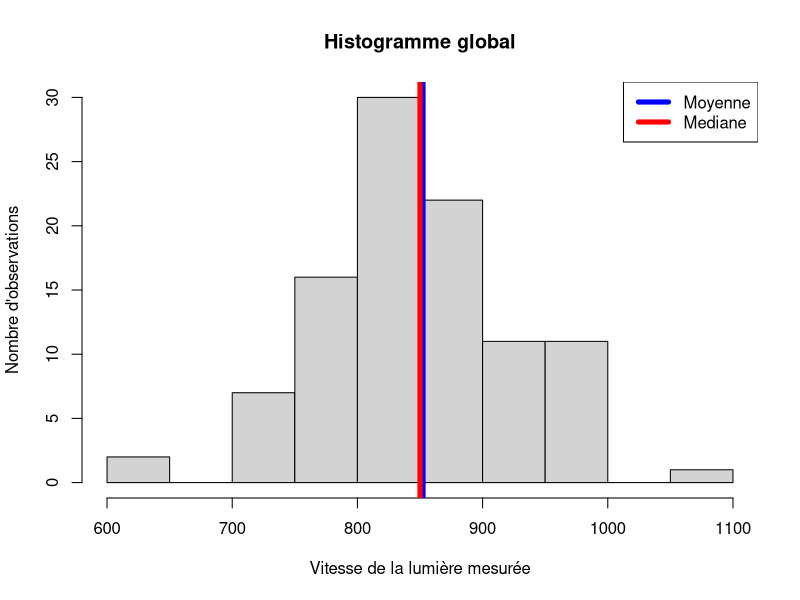
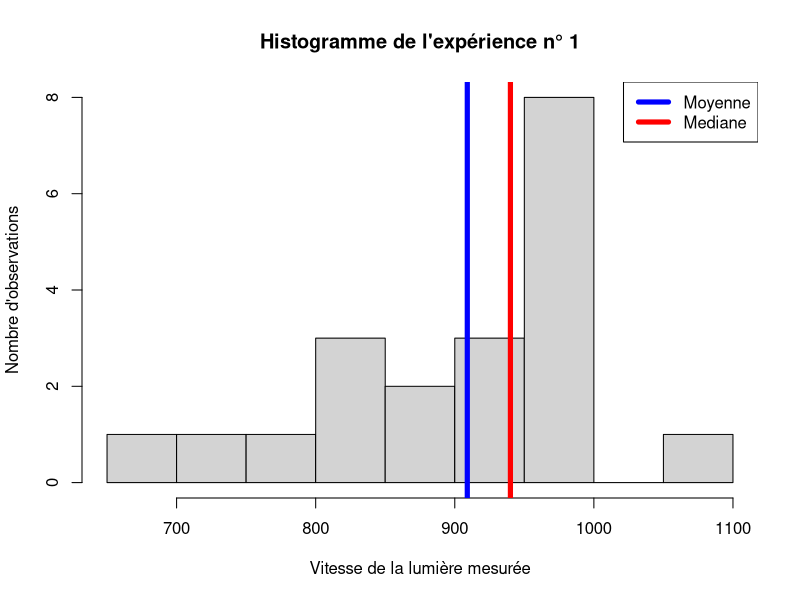
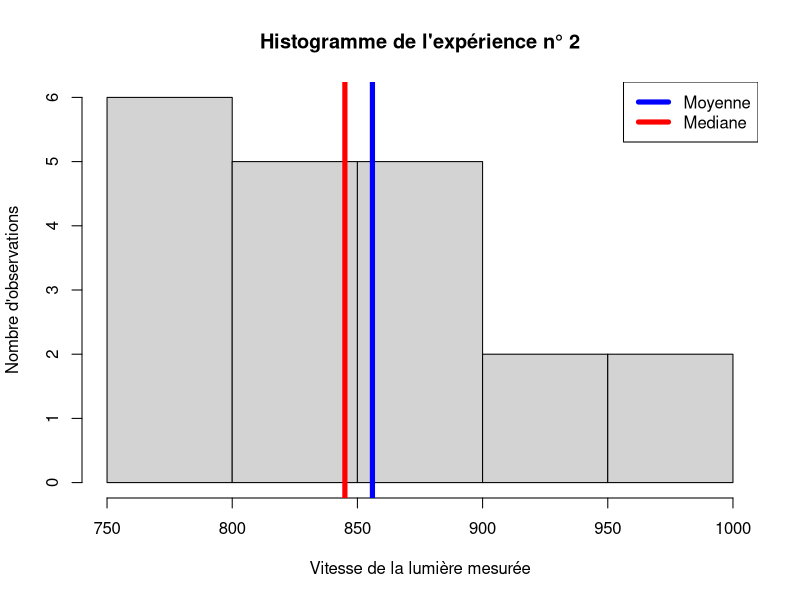
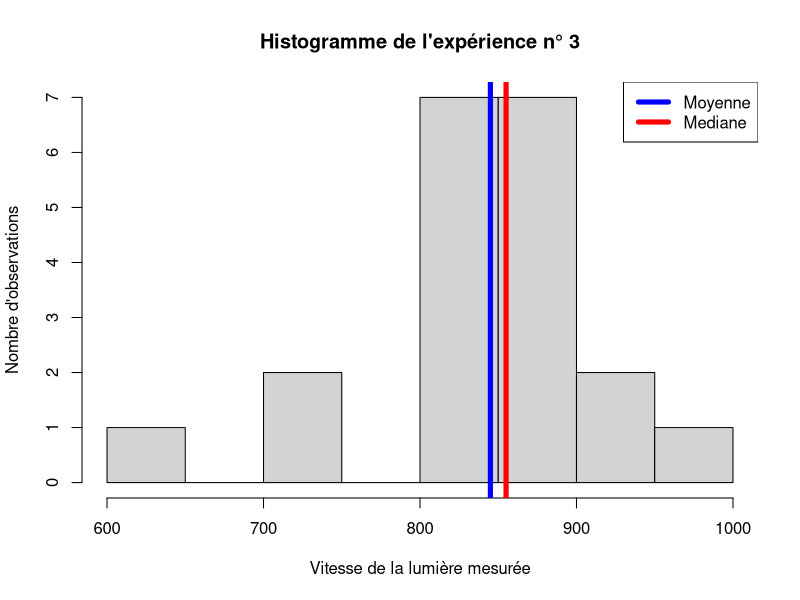
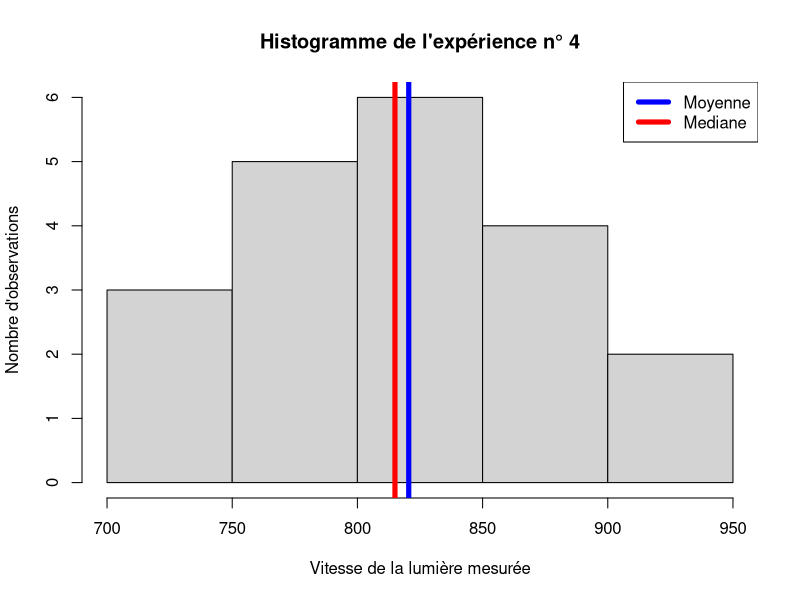
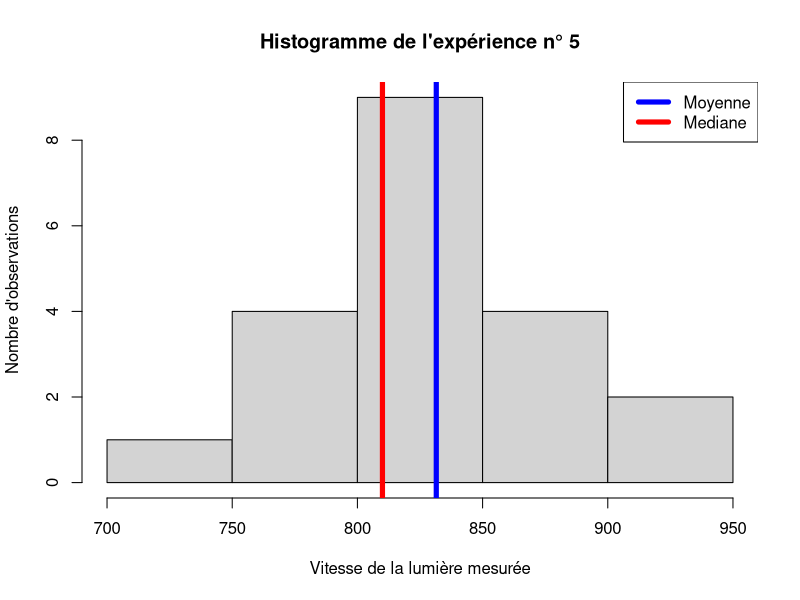
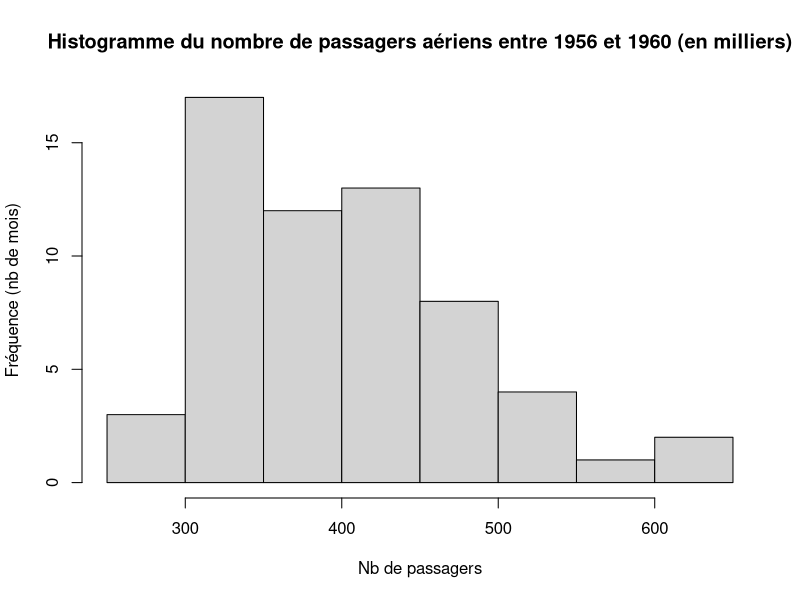
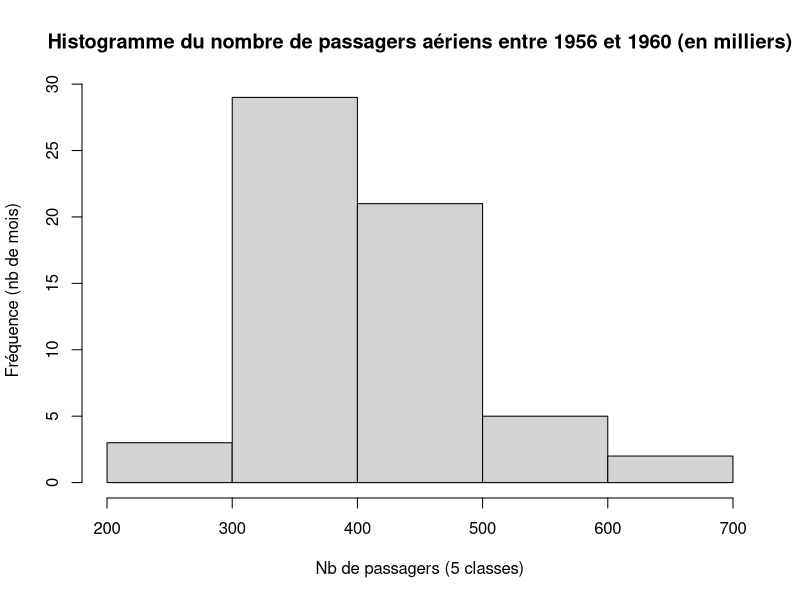

R code for these plots, in order:
# TP 1 - Partie 3

# Echantillon et histogramme

# Question 1

morley

# Préparer des vecteurs pour stocker les résultats
X = c() 
M = c()
S = c()
for (i in 1:5) {
  x_i = mean(morley[morley$Expt == i, "Speed"]) # moyenne de chaque série
  X = append(X, x_i) # accole au vecteur X des moyennes la moyenne suivante
  
  m_i = median(morley[morley$Expt == i, "Speed"]) # médiane de chaque série
  M = append(M, m_i)
  
  s_i = sd(morley[morley$Expt == i, "Speed"]) # écart-type de chaque série
  S = append(S, s_i)
}

# Afficher les résultats séparemment
print(X) # vecteur des moyennes de chaque série
print(M) # vecteur des médianes de chaque série
print(S) # vecteur des écarts-types de chaque série

# Afficher les résultats dans une matrice / un tableau par série
v = matrix(c(X,M,S), 5, 3) # matrice composée des 3 données pour chaque série

rownames(v) = c("Série 1", "Série 2", "Série 3", "Série 4", "Série 5")
colnames(v) = c("Moyenne", "Médiane", "Ecart-type")
print(v) # dans une matrice 

V = data.frame(v, row.names = c("Série 1", "Série 2", "Série 3", "Série 4", "Série 5"))
names(V)=c("Moyenne", "Médiane", "Ecart-type")
print(V) # dans un tableau

# Calculer les stats globales
moyG = mean(morley$Speed)
medG = median(morley$Speed)
sG = sd(morley$Speed)
# Les afficher
  # paste permet de mélanger les chaînes de caractères sachant qu'il a transformé les chiffres en caractères
print(paste("Moyenne globale : ", moyG, "\\ Mediane globale : ", medG, "\\ Ecart type : ", sG))
# Autrement
Globale=c(moyG,medG,sG)
G = data.frame(Globale, row.names = c("Moyenne", "Médiane", "Ecart-type"))
print(G)

# Permet d'obtenir toutes les stats basiques 
summary(morley$Speed)

#Histogramme global 
hist(morley$Speed, main="Histogramme global", xlab="Vitesse de la lumière mesurée", ylab="Nombre d'observations")
abline(v = c(moyG, medG), col=c("blue", "red"), lwd=5) # lwd=line width, la largeur de la ligne
legend("topright", legend=c("Moyenne", "Mediane"), col=c("blue", "red"), lty=1, lwd=5) # lty=line style, le type de ligne

# Faire les 5 histogrammes
for (i in 1:5) {
  data = morley[morley$Expt==i,"Speed"]
  title = paste("Histogramme de l'expérience n°",i)
  hist(data, main=title, xlab="Vitesse de la lumière mesurée", ylab="Nombre d'observations")
  abline(v = c(X[i], M[i]), col=c("blue", "red"), lwd=5)
  legend("topright", legend=c("Moyenne", "Mediane"), col=c("blue", "red"), lty=1, lwd=5)
}


# Question 2

AirPassengers

P = matrix(AirPassengers, 12, 12, TRUE) # byrow = TRUE, pour avoir la transposée et forcer le classement par ligne
  P # chaque ligne représente une année et les mois sont rangès par colonne

data = P[8:12,] # extraction des 60 données de 1956 à 1960
  rownames(data) = c("1956", "1957", "1958", "1959", "1960")
  colnames(data) = c("Janvier", "Février", "Mars", "Avril", "Mai", "Juin", "Juillet", "Août", "Septembre", "Octobre", "Novembre", "Décembre")
  print(data)

  #Pour le mode, il n'existe pas d'opérateur déjà créé, on peut donc créer la fonction nommée "mode"
  
mode <- function(vecteur) {
  uniqv <- unique(vecteur) # on extrait les valeurs prises dans le vecteur
  position = match(vecteur, uniqv) # on associe à chaque élément de vecteur sa position dans uniqv
  compte = tabulate(position) # on compte les fréquences de chaque position
  plusfrequent = which.max(compte) # on extrait la position qui apparait le plus : la position dans compte est la même que dans unique
  uniqv[plusfrequent] # on récupère le nombre qui est à cette position dans uniqv
}
  
print(paste("Moyenne de l'échantillon : ", mean(data)))
print(paste("Médiane de l'échantillon : ", median(data)))
print(paste("Mode de l'échantillon : ", mode(data)))
print(paste("Ecart-type de l'échantillon : ", sd(data)))

# Afficher plusieurs versions de l'histogramme
hist(data, main="Histogramme du nombre de passagers aériens entre 1956 et 1960 (en milliers)", xlab="Nb de passagers", ylab="Fréquence (nb de mois)")
  # K=1+ln(60)/ln(2)=6,9 -> donne 8 classes
hist(data, main="Histogramme du nombre de passagers aériens entre 1956 et 1960 (en milliers)", xlab="Nb de passagers (5 classes)", ylab="Fréquence (nb de mois)", breaks=5) # 5 classes
hist(data, main="Histogramme du nombre de passagers aériens entre 1956 et 1960 (en milliers)", xlab="Nb de passagers (19 classes)", ylab="Fréquence (nb de mois)", breaks=20) # 19 classes


# Question 3
N = 100
# On génère une série de N nombres régulièrement espacés entre 0 et 2*pi, 0 et 2*pi inclus, dans un vecteur
t = seq(0, 2*pi, length.out=N)
# On prend le sinus de chacun de ces nombres
x = sin(t) # c'est un vecteur
# On fait le graphique
plot(t,x, main="Fonction sinus sur l'intervalle [0;2pi] pour N points équirépartis", xlab="t", ylab="sin(t)")
# On fait l'histogramme
hist(x, breaks=20, main="Histogramme de la valeur du sinus sur l'intervalle [0;2pi]", xlab="Valeur du sinus", ylab="Fréquence, nombre d'observations")



# Des données aux graphiques

# Bornes du graphique 
xmin = -5
xmax = 5

  # Question 1

# Première fonction normale centrée réduite
f = function(x) {
  exp(-(x**2)/2)/(sqrt(2*pi))
}
# Tracer la première fonction
curve(f, xmin, xmax, main="Fonction de densité de la loi normale centrée réduite")

  # Question 2

# Deuxième fonction avec la moyenne et l'écart type
f2 = function(x, mu, sigma) {
  exp(-((x-mu)**2)/(2*sigma**2))/(sigma*sqrt(2*pi))
}
# Quelques essais : 
curve(f2(x, 2, 1), xmin, xmax, main="Fonction de densité de la loi normale de moyenne mu=2 et d'écart-type sigma=1")
curve(f2(x, 0, 3), xmin, xmax, main="Fonction de densité de la loi normale de moyenne mu=0 et d'écart-type sigma=3")

# Graphe global
curve(f2(x, 2, 0.8), xmin, xmax, main="Représentations de la fonction de densité de différentes lois normales (mu, sigma)", ylab = "f2(x, mu, sigma)", col="green", lwd=2)
curve(f2(x, 0, 1), xmin, xmax, col="red", lwd=2,  add=TRUE) 
curve(f2(x, 0, 2), xmin, xmax, col="blue", lwd=2, add=TRUE)
curve(f2(x, -3, 1), xmin, xmax, col="purple", lwd=2, add=TRUE)
legend("topright", legend=c("mu=2, sigma=0.8", "mu=0, sigma=1", "mu=0, sigma=2", "mu=-3, sigma=1"), col=c("green", "red", "blue", "purple"), lwd=2)


  # Question 3

# Bornes du graphique 
xmin = 0
xmax = 15

# La loi eponentielle, avec alpha>0
e = function(alpha, x) {
  alpha*exp(-alpha*x)
}
# Quelques essais
curve(e(1, x), xmin, xmax, main="Représentation de la fonction de densité de la loi exponentielle de paramètre alpha=1", ylab = "exp(-x)")
curve(add=TRUE,e(3, x), xmin, xmax, main="Représentation de la fonction de densité de la loi exponentielle de paramètre alpha=3", ylab = "3exp(-3x)")

# Graphe global
curve(e(1, x), xmin, xmax, main="Différentes représentations de la fonction de densité de lois exponentielles de paramètre alpha", ylab = "alpha.exp(-alpha*x)", col="green", lwd=2)
curve(e(2, x), xmin, xmax, col="red", lwd=2,  add=TRUE) 
curve(e(1/2, x), xmin, xmax, col="blue", lwd=2, add=TRUE)
curve(e(5, x), xmin, xmax, col="purple", lwd=2, add=TRUE)
legend("topright", legend=c("alpha=1", "alpha=2", "alpha=1/2", "alpha=5"), col=c("green", "red", "blue", "purple"), lwd=2)

